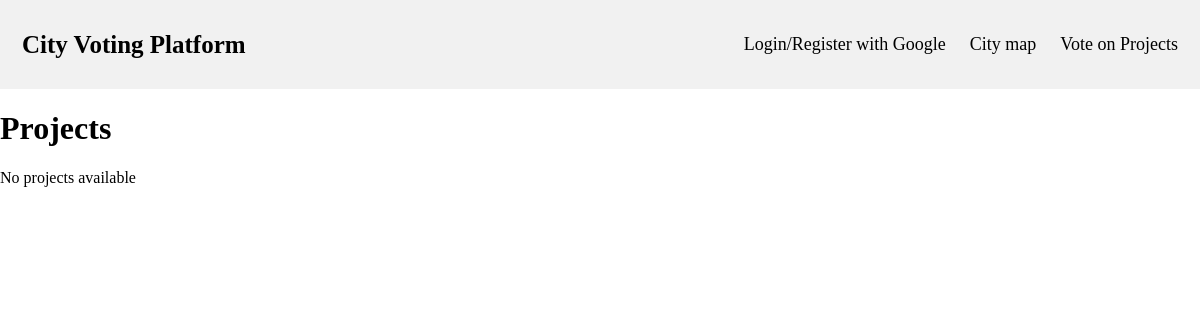
The page /polls/ on the database as committed earlier.
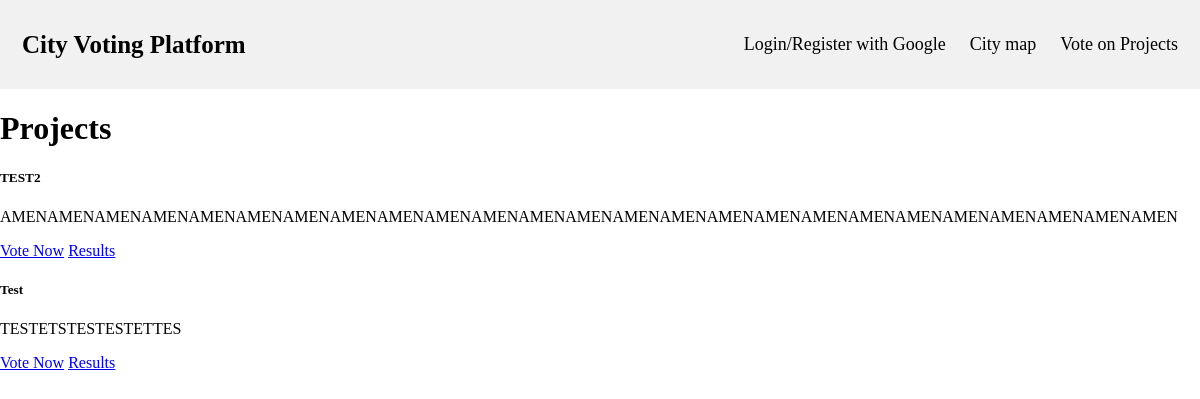
The same page on the database as committed later.
### voting/models.py (models this page shows, shortened)
class Project(models.Model):
    name = models.CharField(max_length=200)
    description = models.TextField()
    pub_date = models.DateTimeField(default=timezone.now)

### voting/views.py (the view)
# urls.py: path('', views.overall_info, name='overall_info'),
def overall_info(request):
    latest_project_list = Project.objects.order_by('-pub_date')[:4]
    context = {'latest_project_list': latest_project_list}
    return render(request, 'voting/overall_info.html', context)

### templates/voting/overall_info.html
{% extends 'homepage.html' %}
{% load static %}
{% block content %}
    <h1 class="text-center mb-3">Projects</h1>
    {% if latest_project_list %}
        {% for project in latest_project_list %}
            <div class="card mb-3">
                <div class="card-body">
                    <h5 class="card-title">{{ project.name }}</h5>
                    <p class="card-text">{{ project.description }}</p>
                    <a href="{% url 'detail' project.id %}" class="btn btn-primary btn-sm">Vote Now</a>
                    <a href="{% url 'results' project.id %}" class="btn btn-secondary btn-sm">Results</a>
                </div>
            </div>
        {% endfor %}
    {% else %}
        <p>No projects available</p>
    {% endif %}
{% endblock %}

### templates/homepage.html (shortened to what this page needs)
{% load static %}
{% load socialaccount %}
<!DOCTYPE html>
<html lang="en">
<head>
    <link rel="stylesheet" href="{% static 'homepage_style.css' %}">
</head>
<body>
    <header>
            <div class="header">
                <a href="/" class="logo">City Voting Platform</a>
                <div class="header-right">
                    {% if user.is_authenticated %}
                        <a href="/profile">Profile</a>
                        <a href="{% url 'logout_view' %}">Logout</a>
                    {% else %}
                        <a href="{% provider_login_url 'google'%}?next=/">Login/Register with Google</a>
                    {% endif %}
                    <a href="/city_map">City map</a>
                    <a href="{% url 'overall_info' %}">Vote on Projects</a>
                </div>
            </div>
    </header>
    <main>
        {% block content %}
        {% endblock %}
    </main>
</body>
</html>

### static/homepage_style.css (style rules this page uses)
.header { overflow: hidden; background-color: #f1f1f1; padding: 20px 10px; }
.header a { float: left; color: black; text-align: center; padding: 12px; text-decoration: none; font-size: 18px; line-height: 25px; border-radius: 4px; }
.header a.logo { font-size: 25px; font-weight: bold; }
.header-right { float: right; }
body { margin: 0; }

Rows that differ between the two databases and show on the page:
added Project: name "TEST2", description "AMENAMENAMENAMENAMENAMENAMENAMENAMENAMENAMENAMENAMENAMENAMENAMENAMENAMENAMENAMENAMENAMENAMENAMENAMEN"
added Project: name "Test", description "TESTETSTESTESTETTES"
Other text that changed with them:
text no longer shown: "No projects available"
